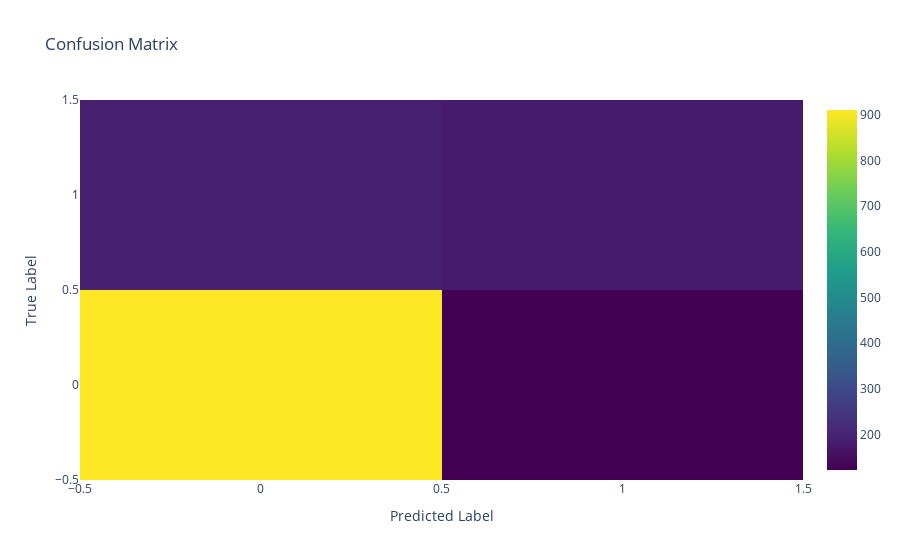

The cell this chart's notebook holds for it:
### Markdown cell above
##### Plotting the confusion matrix

### Code cell
fig = go.Figure(data=go.Heatmap(z=cm,colorscale='Viridis'))
fig.update_layout(title='Confusion Matrix',
                  xaxis=dict(title='Predicted Label'),
                  yaxis=dict(title='True Label'))
fig.show()

### Figure 1 — Plotly figure (JSON) as saved in the notebook; plotly's stock layout.template omitted (floating-point values rounded to 4 significant figures)
{"data": [{"colorscale": [[0, "#440154"], [0.1111, "#482878"], [0.2222, "#3e4989"], [0.3333, "#31688e"], [0.4444, "#26828e"], [0.5556, "#1f9e89"], [0.6667, "#35b779"], [0.7778, "#6ece58"], [0.8889, "#b5de2b"], [1, "#fde725"]], "type": "heatmap", "z": [[910, 123], [192, 182]]}], "layout": {"title": {"text": "Confusion Matrix"}, "xaxis": {"title": {"text": "Predicted Label"}}, "yaxis": {"title": {"text": "True Label"}}}}
